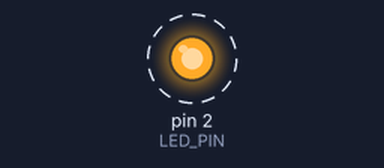
Simulated run of this sketch. Board: Arduino Uno, built with avr-gcc and run on an emulated ATmega328P. On the bench: output pins drawn as LEDs (lit = HIGH). Dashed ring = blinking.

Above: at 0.5 s.
Timing chart, 0 to 4.6 s (numbered marks = the images above):
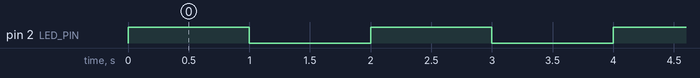

Measured:
- by itself, pin 2 (LED_PIN): alternates HIGH for 1.0 s and LOW for 1.0 s

The sketch:

helloESP.ino
```cpp
/*
  Hello ESP

  Programa para teste inicial do ESP -- Blink

  Evans Picolo
  07/2020

*/

/* MAPEAMENTO DE PINOS */
#define D0      16
#define D1       5
#define D2       4
#define D3       0
#define D4       2
#define D5      14
#define D6      12
#define D7      13
#define D8      15
#define D9       3
#define D10      1
#define LED_PIN  2


/* Constantes */
const int DELAY_TIME = 1000; // ms

/* Função Setup */
void setup() {

  pinMode(LED_PIN, OUTPUT);
}

/* Loop princiapl */
void loop() {

  digitalWrite(LED_PIN, HIGH);
  delay(DELAY_TIME);
  digitalWrite(LED_PIN , LOW);
  delay(DELAY_TIME);

}
```
